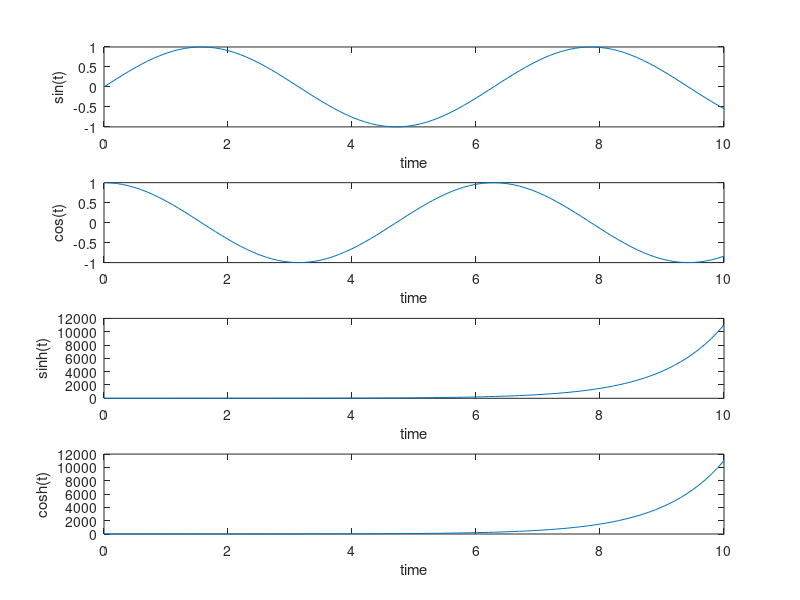

Reproduce this figure in MATLAB.
clc;
clear all;
close all;
t = 0:0.1:10;
a = sin(t);
b = cos(t);
c = sinh(t);
d = cosh(t);
subplot(4,1,1);
plot(t, a);
xlabel('time');
ylabel('sin(t)');
subplot(4,1,2);
plot(t, b);
xlabel('time');
ylabel('cos(t)');
subplot(4,1,3);
plot(t, c);
xlabel('time');
ylabel('sinh(t)');
subplot(4,1,4);
plot(t, d);
xlabel('time');
ylabel('cosh(t)');
